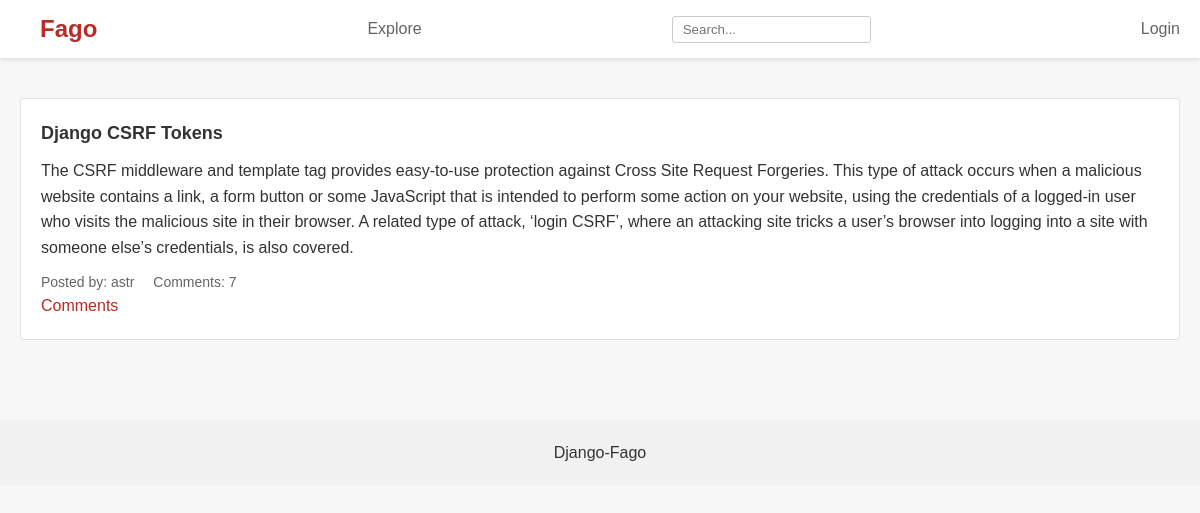
The page / on the database its author committed.
### posts/models.py (models this page shows, shortened)
class Post(models.Model):
    title = models.CharField(max_length=255)
    content = models.TextField()
    image = models.ImageField(upload_to=settings.POSTS_PICS_DIR,
                              blank=True,
                              null=True)
    author = models.ForeignKey(User, on_delete=models.CASCADE)
    posted_at = models.DateTimeField(timezone.now, default=timezone.now)
    community = models.ForeignKey(Community, related_name='posts', on_delete=models.CASCADE, default=None, null=True)

### posts/views.py (the view)
# urls.py: 2. Add a URL to urlpatterns:  path('', views.home, name='home')
def home(request):
    posts = Post.objects.order_by('-posted_at')
    context = {
        'posts': posts,
    }
    return render(request, "posts/index.html", context=context)

### posts/templates/posts/index.html (shortened to what this page needs)
{% extends "posts/base.html" %}
{% block content %}
<main class="container">
    <div class="posts">
        {% for post in posts %}
        <div class="post">
            <h2>{{ post.title }}</h2>
            <p>{{ post.content }}</p>
            <div class="post-meta">
                <span>Posted by: {{ post.author }}</span>
                <span>Comments: {{ post.comment_set.count }}</span>
            </div>
            <a href="{% url 'read-post' post.id %}" class="hi">Comments</a>
        </div>
        {% endfor %}
    </div>
</main>
{% endblock %}

### static/css/style.css (style rules this page uses)
* { margin: 0; padding: 0; box-sizing: border-box; }
body { font-family: Arial, sans-serif; line-height: 1.6; color: #333; background-color: #f7f7f7; }
.container { max-width: 1200px; margin: 0 auto; padding: 20px; }
.posts { margin-top: 20px; }
.post { background-color: #fff; border: 1px solid #e2e2e2; border-radius: 3px; padding: 20px; margin-bottom: 20px; }
.post h2 { font-size: 18px; margin-bottom: 10px; }
.post-meta { font-size: 14px; color: #636466; margin-top: 10px; }
.post-meta span { margin-right: 15px; }
.hi { text-decoration: none; color: #b92b27; }

### rows shown on the page
Post: title "Django CSRF Tokens", content "The CSRF middleware and template tag provides easy-to-use protection against Cross Site Request Forgeries. This type of attack occurs when a malicious website contains a link, a form button or some JavaScript that is intended to perform some action on your website, using the credentials of a logged-in user who visits the malicious site in their browser. A related type of attack, ‘login CSRF’, where an attacking site tricks a user’s browser into logging into a site with someone else’s credentials, is also covered.", author "astr", comment_set.count "7"
